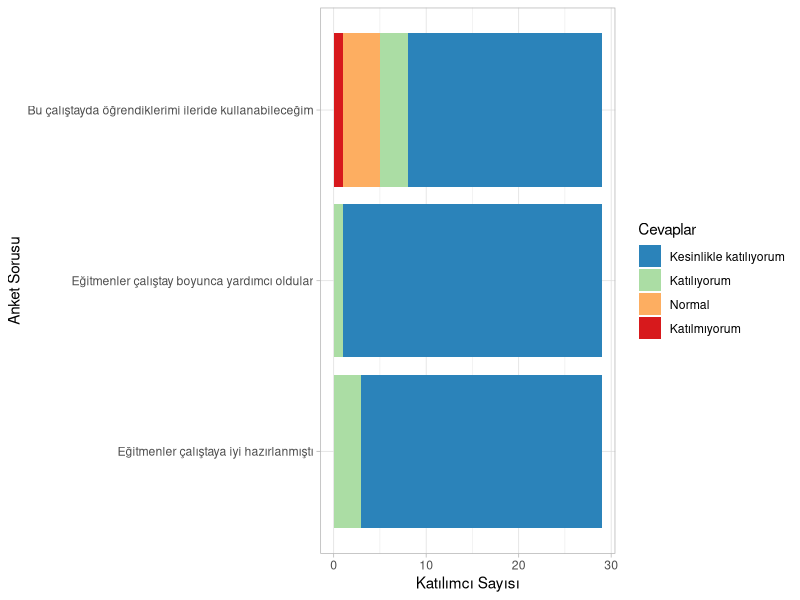
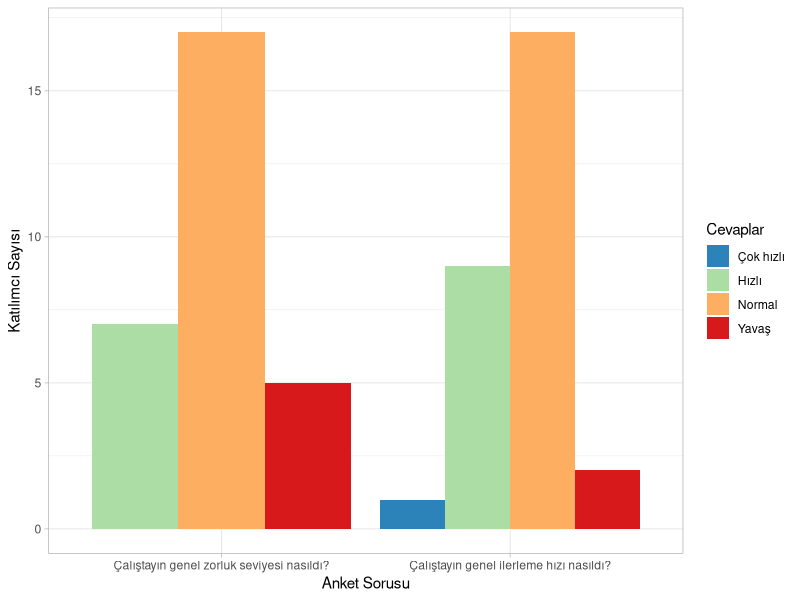

These figures' R source, in order:
library(tidyverse)

anket <- read.csv("anket.csv")

anket1 <- anket[,c(1,4:6)]
anket2 <- anket[,c(1,2:3)]

for (i in 2:4) {
     anket1[,i] <- factor(anket1[,i], levels= c("1","2","3","4","5"))
     levels(anket1[,i]) <- c("Kesinlikle katılmıyorum", "Katılmıyorum", "Normal", 
                             "Katılıyorum","Kesinlikle katılıyorum")
}

for (i in 2:3) {
     anket2[,i] <- factor(anket2[,i], levels= c("1","2","3","4","5"))
     levels(anket2[,i]) <- c("Çok yavaş", "Yavaş", "Normal", 
                             "Hızlı","Çok hızlı")
}

names(anket1) <- c("ID",
                   "Eğitmenler çalıştaya iyi hazırlanmıştı",
                   "Eğitmenler çalıştay boyunca yardımcı oldular",
                   "Bu çalıştayda öğrendiklerimi ileride kullanabileceğim")
names(anket2) <- c("ID",
                   "Çalıştayın genel zorluk seviyesi nasıldı?",
                   "Çalıştayın genel ilerleme hızı nasıldı?")



anket_lf1 <- reshape2::melt(anket1, id= "ID", factorsAsStrings= FALSE)
anket_lf2 <- reshape2::melt(anket2, id= "ID", factorsAsStrings= FALSE)
anket_lf1$value <- fct_rev(anket_lf1$value)
anket_lf2$value <- fct_rev(anket_lf2$value)

ggplot(anket_lf1, aes(variable, fill= value)) +
     geom_bar(stat = "count", position = "stack") +
     labs(x= "Anket Sorusu",
          y= "Katılımcı Sayısı",
          fill= "Cevaplar") +
     coord_flip() +
     scale_fill_brewer(palette = "Spectral", direction= -1) +
     theme_light()


ggplot(anket_lf2, aes(variable, fill= value, width=1)) +
     geom_bar(stat = "count", position = "dodge") +
     labs(x= "Anket Sorusu",
          y= "Katılımcı Sayısı",
          fill= "Cevaplar") +
     scale_fill_brewer(palette = "Spectral", direction = -1) +
     theme_light()
